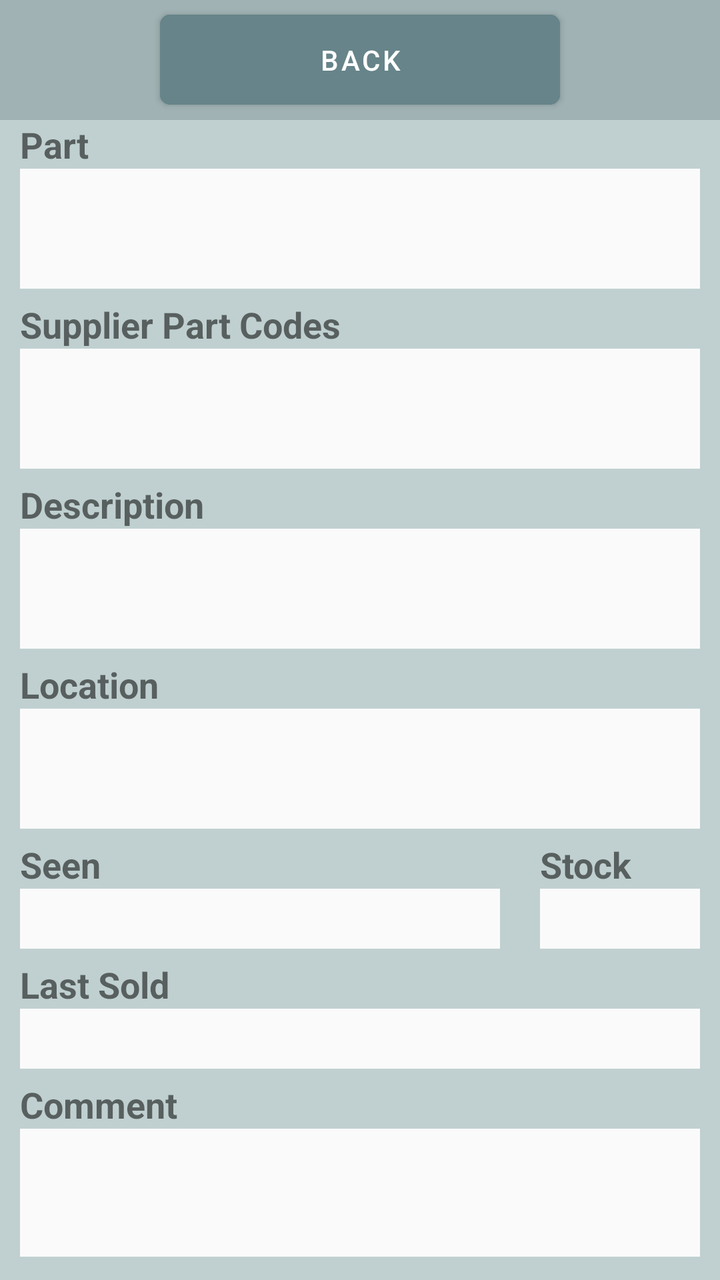
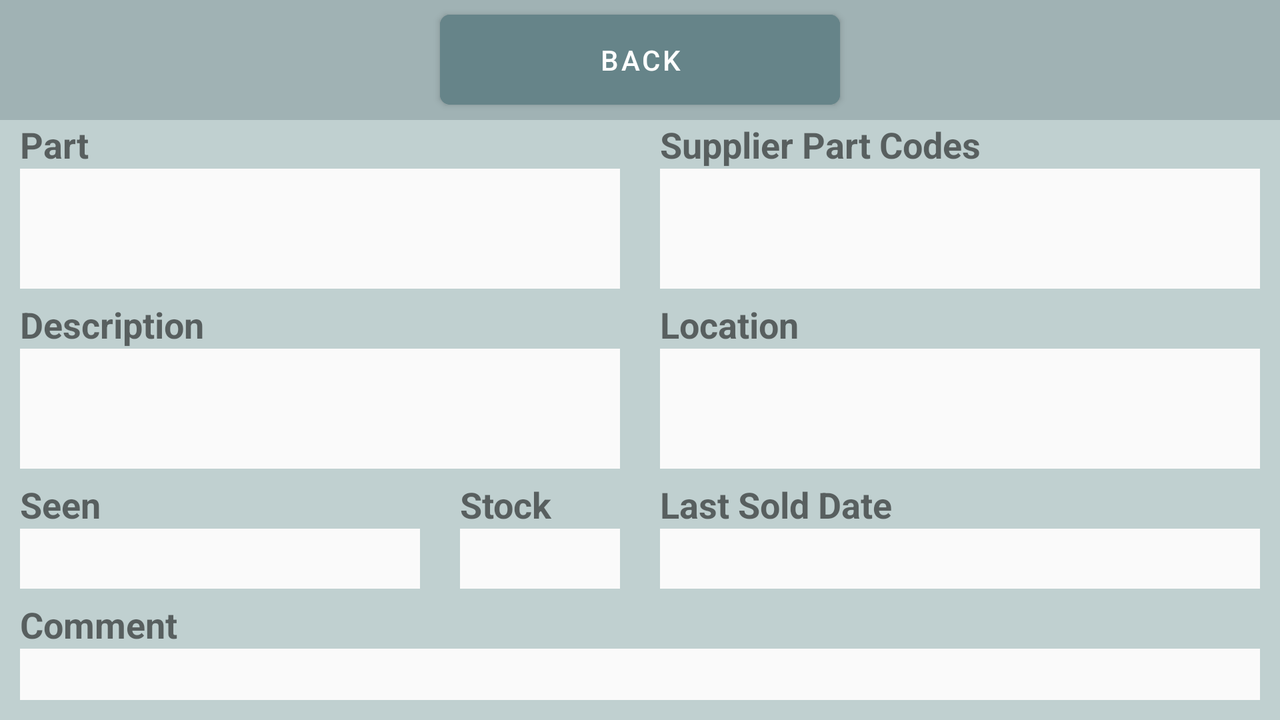

The same Android screen from two of the app's own layout files: first res/layout/ as a phone draws it, then the repository's variant for another configuration, drawn on a device whose configuration selects that folder. Both files follow.
<!-- AndroidManifest.xml: application theme Theme.StockCheck -->
<!-- res/layout/fragment_tyre_edit.xml -->
<?xml version="1.0" encoding="utf-8"?>
<LinearLayout xmlns:android="http://schemas.android.com/apk/res/android"
    xmlns:app="http://schemas.android.com/apk/res-auto"
    xmlns:tools="http://schemas.android.com/tools"
    android:layout_width="match_parent"
    android:layout_height="match_parent"
    android:background="@color/category_column_bg"
    android:orientation="vertical"
    tools:context=".TyreEditFragment">

    <RelativeLayout
        android:layout_width="match_parent"
        android:layout_height="60dp"
        android:background="@color/search_tab_bg">

        <Button
            android:id="@+id/backButton"
            android:layout_width="200dp"
            android:layout_height="45dp"
            android:layout_centerInParent="true"
            android:layout_gravity="center"
            android:backgroundTint="@color/search_button_bg_tint"
            android:gravity="center"
            android:insetTop="0dp"
            android:insetBottom="0dp"
            android:singleLine="true"
            android:text="@string/editor_back"
            app:cornerRadius="5dp" />
    </RelativeLayout>

    <LinearLayout
        android:layout_width="match_parent"
        android:layout_height="90dp"
        android:orientation="vertical">

        <TextView
            android:layout_width="match_parent"
            android:layout_height="wrap_content"
            android:layout_gravity="center_horizontal"
            android:layout_marginLeft="10dp"
            android:layout_marginRight="10dp"
            android:text="@string/category_part"
            android:textSize="18sp"
            android:textStyle="bold" />

        <EditText
            android:id="@+id/partText"
            android:layout_width="match_parent"
            android:layout_height="60dp"
            android:layout_gravity="center_horizontal"
            android:layout_marginLeft="10dp"
            android:layout_marginRight="10dp"
            android:background="@color/column_bg"
            android:ems="10"
            android:gravity="start"
            android:imeOptions="flagNoExtractUi"
            android:inputType="text|textMultiLine"
            android:paddingLeft="1dp"
            android:paddingRight="1dp"
            android:selectAllOnFocus="false"
            android:singleLine="false"
            android:textAlignment="viewStart"
            android:textIsSelectable="false" />
    </LinearLayout>

    <LinearLayout
        android:layout_width="match_parent"
        android:layout_height="90dp"
        android:orientation="vertical">

        <TextView
            android:layout_width="match_parent"
            android:layout_height="wrap_content"
            android:layout_gravity="center_horizontal"
            android:layout_marginLeft="10dp"
            android:layout_marginRight="10dp"
            android:text="@string/category_supplier_part_codes"
            android:textSize="18sp"
            android:textStyle="bold" />

        <EditText
            android:id="@+id/supplierPartCodeText"
            android:layout_width="match_parent"
            android:layout_height="60dp"
            android:layout_gravity="center_horizontal"
            android:layout_marginLeft="10dp"
            android:layout_marginRight="10dp"
            android:background="@color/column_bg"
            android:ems="10"
            android:gravity="start"
            android:imeOptions="flagNoExtractUi"
            android:inputType="text|textMultiLine"
            android:paddingLeft="1dp"
            android:paddingRight="1dp"
            android:selectAllOnFocus="false"
            android:singleLine="false"
            android:textAlignment="viewStart"
            android:textIsSelectable="false" />
    </LinearLayout>

    <LinearLayout
        android:layout_width="match_parent"
        android:layout_height="90dp"
        android:orientation="vertical">

        <TextView
            android:layout_width="match_parent"
            android:layout_height="wrap_content"
            android:layout_gravity="center_horizontal"
            android:layout_marginLeft="10dp"
            android:layout_marginRight="10dp"
            android:text="@string/category_description"
            android:textSize="18sp"
            android:textStyle="bold" />

        <EditText
            android:id="@+id/descriptionText"
            android:layout_width="match_parent"
            android:layout_height="60dp"
            android:layout_gravity="center_horizontal"
            android:layout_marginLeft="10dp"
            android:layout_marginRight="10dp"
            android:background="@color/column_bg"
            android:ems="10"
            android:gravity="start"
            android:imeOptions="flagNoExtractUi"
            android:inputType="text|textMultiLine"
            android:paddingLeft="1dp"
            android:paddingRight="1dp"
            android:selectAllOnFocus="false"
            android:singleLine="false"
            android:textAlignment="viewStart"
            android:textIsSelectable="false" />
    </LinearLayout>

    <LinearLayout
        android:layout_width="match_parent"
        android:layout_height="90dp"
        android:orientation="vertical">

        <TextView
            android:layout_width="match_parent"
            android:layout_height="wrap_content"
            android:layout_gravity="center_horizontal"
            android:layout_marginLeft="10dp"
            android:layout_marginRight="10dp"
            android:text="@string/category_location"
            android:textSize="18sp"
            android:textStyle="bold" />

        <EditText
            android:id="@+id/locationText"
            android:layout_width="match_parent"
            android:layout_height="60dp"
            android:layout_gravity="center_horizontal"
            android:layout_marginLeft="10dp"
            android:layout_marginRight="10dp"
            android:background="@color/column_bg"
            android:ems="10"
            android:gravity="start"
            android:imeOptions="flagNoExtractUi"
            android:inputType="text|textMultiLine"
            android:paddingLeft="1dp"
            android:paddingRight="1dp"
            android:selectAllOnFocus="false"
            android:singleLine="false"
            android:textAlignment="viewStart"
            android:textIsSelectable="false" />
    </LinearLayout>

    <LinearLayout
        android:layout_width="match_parent"
        android:layout_height="wrap_content"
        android:orientation="horizontal">

        <LinearLayout
            android:layout_width="240dp"
            android:layout_height="60dp"
            android:layout_marginLeft="10dp"
            android:orientation="vertical">

            <TextView
                android:layout_width="match_parent"
                android:layout_height="wrap_content"
                android:layout_gravity="center_horizontal"
                android:text="@string/category_seen"
                android:textSize="18sp"
                android:textStyle="bold" />

            <EditText
                android:id="@+id/seenText"
                android:layout_width="match_parent"
                android:layout_height="30dp"
                android:layout_gravity="center_horizontal"
                android:background="@color/column_bg"
                android:ems="10"
                android:gravity="start"
                android:imeOptions="flagNoExtractUi"
                android:inputType="text"
                android:paddingLeft="1dp"
                android:paddingRight="1dp"
                android:selectAllOnFocus="false"
                android:textAlignment="viewStart"
                android:textIsSelectable="false" />
        </LinearLayout>

        <Space
            android:layout_width="wrap_content"
            android:layout_height="wrap_content"
            android:layout_weight="1" />

        <LinearLayout
            android:layout_width="80dp"
            android:layout_height="match_parent"
            android:layout_marginRight="10dp"
            android:orientation="vertical">

            <TextView
                android:layout_width="match_parent"
                android:layout_height="wrap_content"
                android:layout_gravity="center_horizontal"
                android:text="@string/category_stock"
                android:textSize="18sp"
                android:textStyle="bold" />

            <TextView
                android:id="@+id/stockText"
                android:layout_width="match_parent"
                android:layout_height="30dp"
                android:layout_gravity="center_horizontal"
                android:background="@color/column_bg"
                android:editable="false"
                android:paddingLeft="1dp"
                android:paddingRight="1dp"
                android:textColor="@color/column_bg_done"
                android:textSize="18sp"
                android:textStyle="bold" />

        </LinearLayout>

    </LinearLayout>

    <LinearLayout
        android:layout_width="match_parent"
        android:layout_height="60dp"
        android:orientation="vertical">

        <TextView
            android:layout_width="match_parent"
            android:layout_height="wrap_content"
            android:layout_gravity="center_horizontal"
            android:layout_marginLeft="10dp"
            android:layout_marginRight="10dp"
            android:text="@string/category_last_sold"
            android:textSize="18sp"
            android:textStyle="bold" />

        <EditText
            android:id="@+id/lastSoldDateText"
            android:layout_width="match_parent"
            android:layout_height="30dp"
            android:layout_gravity="center_horizontal"
            android:layout_marginLeft="10dp"
            android:layout_marginRight="10dp"
            android:background="@color/column_bg"
            android:ems="10"
            android:gravity="start"
            android:imeOptions="flagNoExtractUi"
            android:inputType="text"
            android:paddingLeft="1dp"
            android:paddingRight="1dp"
            android:selectAllOnFocus="false"
            android:textAlignment="viewStart"
            android:textIsSelectable="false" />
    </LinearLayout>

    <LinearLayout
        android:layout_width="match_parent"
        android:layout_height="match_parent"
        android:layout_marginBottom="10dp"
        android:orientation="vertical">

        <TextView
            android:layout_width="match_parent"
            android:layout_height="wrap_content"
            android:layout_gravity="center_horizontal"
            android:layout_marginLeft="10dp"
            android:layout_marginRight="10dp"
            android:text="@string/category_comment"
            android:textSize="18sp"
            android:textStyle="bold" />

        <EditText
            android:id="@+id/commentText"
            android:layout_width="match_parent"
            android:layout_height="64dp"
            android:layout_gravity="center_horizontal"
            android:layout_marginLeft="10dp"
            android:layout_marginRight="10dp"
            android:background="@color/column_bg"
            android:ems="10"
            android:gravity="start"
            android:imeOptions="flagNoExtractUi"
            android:inputType="text|textMultiLine"
            android:paddingLeft="1dp"
            android:paddingRight="1dp"
            android:selectAllOnFocus="false"
            android:singleLine="false"
            android:textAlignment="viewStart"
            android:textIsSelectable="false" />
    </LinearLayout>

</LinearLayout>
<!-- resources referenced by this layout -->
<resources>
  <color name="category_column_bg">#C0D0D0</color>
  <color name="column_bg">#FAFAFA</color>
  <color name="column_bg_done">#999999</color>
  <color name="search_button_bg_tint">#668489</color>
  <color name="search_tab_bg">#A0B2B4</color>
  <string name="category_comment">Comment</string>
  <string name="category_description">Description</string>
  <string name="category_last_sold">Last Sold</string>
  <string name="category_location">Location</string>
  <string name="category_part">Part</string>
  <string name="category_seen">Seen</string>
  <string name="category_stock">Stock</string>
  <string name="category_supplier_part_codes">Supplier Part Codes</string>
  <string name="editor_back">Back</string>
  <style name="Theme.StockCheck" parent="Theme.MaterialComponents.DayNight.NoActionBar">
          
          <item name="colorPrimary">@color/table_bg</item>
          <item name="colorPrimaryVariant">@color/search_button_bg_tint</item>
          <item name="colorOnPrimary">@color/white</item>
          
          <item name="colorSecondary">@color/purple_light</item>
          <item name="colorSecondaryVariant">@color/purple_dark</item>
          <item name="colorOnSecondary">@color/black</item>
          
          <item name="android:statusBarColor">?attr/colorPrimaryVariant</item>
          
          <item name="windowActionBar">false</item>
          <item name="windowNoTitle">true</item>
          <item name="android:navigationBarColor">@color/column_bg</item>
      </style>
  <color name="table_bg">#79A7AF</color>
  <color name="white">#FFFFFFFF</color>
  <color name="purple_light">#838CB5</color>
  <color name="purple_dark">#616887</color>
  <color name="black">#FF000000</color>
</resources>
<!-- res/layout-land/fragment_tyre_edit.xml (the repository's variant of the layout above) -->
<!-- drawn on the phone turned sideways -->
<?xml version="1.0" encoding="utf-8"?>
<LinearLayout xmlns:android="http://schemas.android.com/apk/res/android"
    xmlns:app="http://schemas.android.com/apk/res-auto"
    xmlns:tools="http://schemas.android.com/tools"
    android:layout_width="match_parent"
    android:layout_height="match_parent"
    android:background="@color/category_column_bg"
    android:orientation="vertical"
    tools:context=".TyreEditFragment">

    <RelativeLayout
        android:layout_width="match_parent"
        android:layout_height="60dp"
        android:background="@color/search_tab_bg">

        <Button
            android:id="@+id/backButton"
            app:cornerRadius="5dp"
            android:layout_width="200dp"
            android:layout_height="45dp"
            android:layout_centerInParent="true"
            android:layout_gravity="center"
            android:backgroundTint="@color/search_button_bg_tint"
            android:gravity="center"
            android:insetTop="0dp"
            android:insetBottom="0dp"
            android:singleLine="true"
            android:text="Back" />
    </RelativeLayout>

    <LinearLayout
        android:layout_width="match_parent"
        android:layout_height="wrap_content"
        android:orientation="horizontal">

        <LinearLayout
            android:layout_width="match_parent"
            android:layout_height="90dp"
            android:layout_weight="1"
            android:orientation="vertical">

            <TextView
                android:layout_width="match_parent"
                android:layout_height="wrap_content"
                android:layout_gravity="center_horizontal"
                android:layout_marginLeft="10dp"
                android:layout_marginRight="10dp"
                android:text="Part"
                android:textSize="18sp"
                android:textStyle="bold" />

            <EditText
                android:id="@+id/partText"
                android:layout_width="match_parent"
                android:layout_height="60dp"
                android:layout_gravity="center_horizontal"
                android:layout_marginLeft="10dp"
                android:layout_marginRight="10dp"
                android:background="@color/column_bg"
                android:ems="10"
                android:gravity="start"
                android:imeOptions="flagNoExtractUi"
                android:inputType="text|textMultiLine"
                android:paddingLeft="1dp"
                android:paddingRight="1dp"
                android:selectAllOnFocus="false"
                android:singleLine="false"
                android:textAlignment="viewStart"
                android:textIsSelectable="false" />
        </LinearLayout>

        <LinearLayout
            android:layout_width="match_parent"
            android:layout_height="90dp"
            android:layout_weight="1"
            android:orientation="vertical">

            <TextView
                android:layout_width="match_parent"
                android:layout_height="wrap_content"
                android:layout_gravity="center_horizontal"
                android:layout_marginLeft="10dp"
                android:layout_marginRight="10dp"
                android:text="Supplier Part Codes"
                android:textSize="18sp"
                android:textStyle="bold" />

            <EditText
                android:id="@+id/supplierPartCodeText"
                android:layout_width="match_parent"
                android:layout_height="60dp"
                android:layout_gravity="center_horizontal"
                android:layout_marginLeft="10dp"
                android:layout_marginRight="10dp"
                android:background="@color/column_bg"
                android:ems="10"
                android:gravity="start"
                android:imeOptions="flagNoExtractUi"
                android:inputType="text|textMultiLine"
                android:paddingLeft="1dp"
                android:paddingRight="1dp"
                android:selectAllOnFocus="false"
                android:singleLine="false"
                android:textAlignment="viewStart"
                android:textIsSelectable="false" />
        </LinearLayout>

    </LinearLayout>

    <LinearLayout
        android:layout_width="match_parent"
        android:layout_height="wrap_content"
        android:orientation="horizontal">

        <LinearLayout
            android:layout_width="match_parent"
            android:layout_height="90dp"
            android:layout_weight="1"
            android:orientation="vertical">

            <TextView
                android:layout_width="match_parent"
                android:layout_height="wrap_content"
                android:layout_gravity="center_horizontal"
                android:layout_marginLeft="10dp"
                android:layout_marginRight="10dp"
                android:text="Description"
                android:textSize="18sp"
                android:textStyle="bold" />

            <EditText
                android:id="@+id/descriptionText"
                android:layout_width="match_parent"
                android:layout_height="60dp"
                android:layout_gravity="center_horizontal"
                android:layout_marginLeft="10dp"
                android:layout_marginRight="10dp"
                android:background="@color/column_bg"
                android:ems="10"
                android:gravity="start"
                android:imeOptions="flagNoExtractUi"
                android:inputType="text|textMultiLine"
                android:paddingLeft="1dp"
                android:paddingRight="1dp"
                android:selectAllOnFocus="false"
                android:singleLine="false"
                android:textAlignment="viewStart"
                android:textIsSelectable="false" />
        </LinearLayout>

        <LinearLayout
            android:layout_width="match_parent"
            android:layout_height="90dp"
            android:layout_weight="1"
            android:orientation="vertical">

            <TextView
                android:layout_width="match_parent"
                android:layout_height="wrap_content"
                android:layout_gravity="center_horizontal"
                android:layout_marginLeft="10dp"
                android:layout_marginRight="10dp"
                android:text="Location"
                android:textSize="18sp"
                android:textStyle="bold" />

            <EditText
                android:id="@+id/locationText"
                android:layout_width="match_parent"
                android:layout_height="60dp"
                android:layout_gravity="center_horizontal"
                android:layout_marginLeft="10dp"
                android:layout_marginRight="10dp"
                android:background="@color/column_bg"
                android:ems="10"
                android:gravity="start"
                android:imeOptions="flagNoExtractUi"
                android:inputType="text|textMultiLine"
                android:paddingLeft="1dp"
                android:paddingRight="1dp"
                android:selectAllOnFocus="false"
                android:singleLine="false"
                android:textAlignment="viewStart"
                android:textIsSelectable="false" />
        </LinearLayout>
    </LinearLayout>

    <LinearLayout
        android:layout_width="match_parent"
        android:layout_height="wrap_content"
        android:orientation="horizontal">

        <LinearLayout
            android:layout_width="match_parent"
            android:layout_height="wrap_content"
            android:layout_weight="1"
            android:orientation="horizontal">

            <LinearLayout
                android:layout_width="200dp"
                android:layout_height="60dp"
                android:layout_marginLeft="10dp"
                android:orientation="vertical">

                <TextView
                    android:layout_width="match_parent"
                    android:layout_height="wrap_content"
                    android:layout_gravity="center_horizontal"
                    android:text="Seen"
                    android:textSize="18sp"
                    android:textStyle="bold" />

                <EditText
                    android:id="@+id/seenText"
                    android:layout_width="match_parent"
                    android:layout_height="30dp"
                    android:layout_gravity="center_horizontal"
                    android:background="@color/column_bg"
                    android:ems="10"
                    android:gravity="start"
                    android:imeOptions="flagNoExtractUi"
                    android:inputType="text"
                    android:paddingLeft="1dp"
                    android:paddingRight="1dp"
                    android:selectAllOnFocus="false"
                    android:textAlignment="viewStart"
                    android:textIsSelectable="false" />
            </LinearLayout>

            <Space
                android:layout_width="wrap_content"
                android:layout_height="wrap_content"
                android:layout_weight="1" />

            <LinearLayout
                android:layout_width="80dp"
                android:layout_height="match_parent"
                android:layout_marginRight="10dp"
                android:orientation="vertical">

                <TextView
                    android:layout_width="match_parent"
                    android:layout_height="wrap_content"
                    android:layout_gravity="center_horizontal"
                    android:text="Stock"
                    android:textSize="18sp"
                    android:textStyle="bold" />

                <TextView
                    android:id="@+id/stockText"
                    android:layout_width="match_parent"
                    android:layout_height="30dp"
                    android:layout_gravity="center_horizontal"
                    android:background="@color/column_bg"
                    android:editable="false"
                    android:paddingLeft="1dp"
                    android:paddingRight="1dp"
                    android:textColor="@color/column_bg_done"
                    android:textSize="18sp"
                    android:textStyle="bold" />

            </LinearLayout>

        </LinearLayout>

        <LinearLayout
            android:layout_width="match_parent"
            android:layout_height="60dp"
            android:layout_weight="1"
            android:orientation="vertical">

            <TextView
                android:layout_width="match_parent"
                android:layout_height="wrap_content"
                android:layout_gravity="center_horizontal"
                android:layout_marginLeft="10dp"
                android:layout_marginRight="10dp"
                android:text="Last Sold Date"
                android:textSize="18sp"
                android:textStyle="bold" />

            <EditText
                android:id="@+id/lastSoldDateText"
                android:layout_width="match_parent"
                android:layout_height="30dp"
                android:layout_gravity="center_horizontal"
                android:layout_marginLeft="10dp"
                android:layout_marginRight="10dp"
                android:background="@color/column_bg"
                android:ems="10"
                android:gravity="start"
                android:imeOptions="flagNoExtractUi"
                android:inputType="text"
                android:paddingLeft="1dp"
                android:paddingRight="1dp"
                android:selectAllOnFocus="false"
                android:textAlignment="viewStart"
                android:textIsSelectable="false" />
        </LinearLayout>
    </LinearLayout>

    <LinearLayout
        android:layout_width="match_parent"
        android:layout_height="match_parent"
        android:layout_marginBottom="10dp"
        android:orientation="vertical">

        <TextView
            android:layout_width="match_parent"
            android:layout_height="wrap_content"
            android:layout_gravity="center_horizontal"
            android:layout_marginLeft="10dp"
            android:layout_marginRight="10dp"
            android:text="Comment"
            android:textSize="18sp"
            android:textStyle="bold" />

        <EditText
            android:id="@+id/commentText"
            android:layout_width="match_parent"
            android:layout_height="55dp"
            android:layout_gravity="center_horizontal"
            android:layout_marginLeft="10dp"
            android:layout_marginRight="10dp"
            android:background="@color/column_bg"
            android:ems="10"
            android:gravity="start"
            android:imeOptions="flagNoExtractUi"
            android:inputType="text|textMultiLine"
            android:paddingLeft="1dp"
            android:paddingRight="1dp"
            android:selectAllOnFocus="false"
            android:singleLine="false"
            android:textAlignment="viewStart"
            android:textIsSelectable="false" />
    </LinearLayout>

</LinearLayout>
<!-- resources referenced by the variant -->
<!-- as the phone turned sideways resolves them -->
<resources>
  <color name="category_column_bg">#C0D0D0</color>
  <color name="column_bg">#FAFAFA</color>
  <color name="column_bg_done">#999999</color>
  <color name="search_button_bg_tint">#668489</color>
  <color name="search_tab_bg">#A0B2B4</color>
  <style name="Theme.StockCheck" parent="Theme.MaterialComponents.DayNight.NoActionBar">
          
          <item name="colorPrimary">@color/table_bg</item>
          <item name="colorPrimaryVariant">@color/search_button_bg_tint</item>
          <item name="colorOnPrimary">@color/white</item>
          
          <item name="colorSecondary">@color/purple_light</item>
          <item name="colorSecondaryVariant">@color/purple_dark</item>
          <item name="colorOnSecondary">@color/black</item>
          
          <item name="android:statusBarColor">?attr/colorPrimaryVariant</item>
          
          <item name="windowActionBar">false</item>
          <item name="windowNoTitle">true</item>
          <item name="android:navigationBarColor">@color/column_bg</item>
      </style>
  <color name="table_bg">#79A7AF</color>
  <color name="white">#FFFFFFFF</color>
  <color name="purple_light">#838CB5</color>
  <color name="purple_dark">#616887</color>
  <color name="black">#FF000000</color>
</resources>
